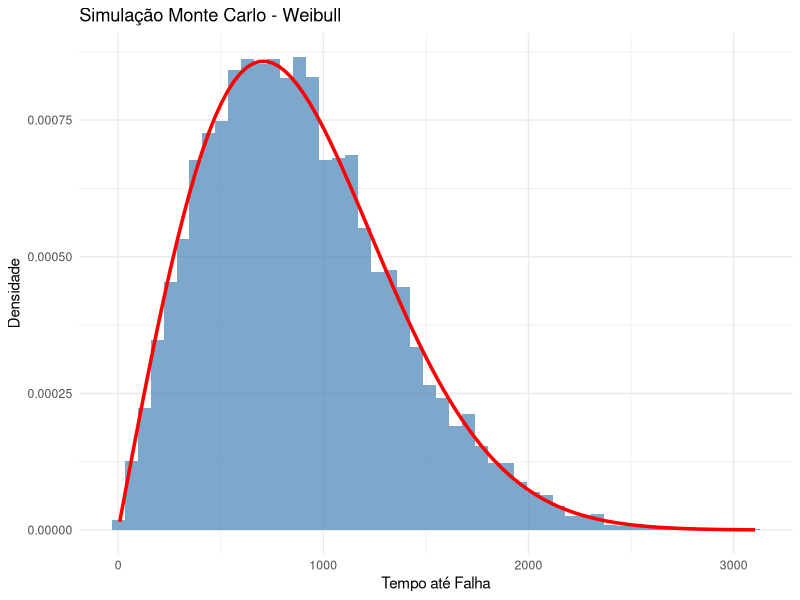
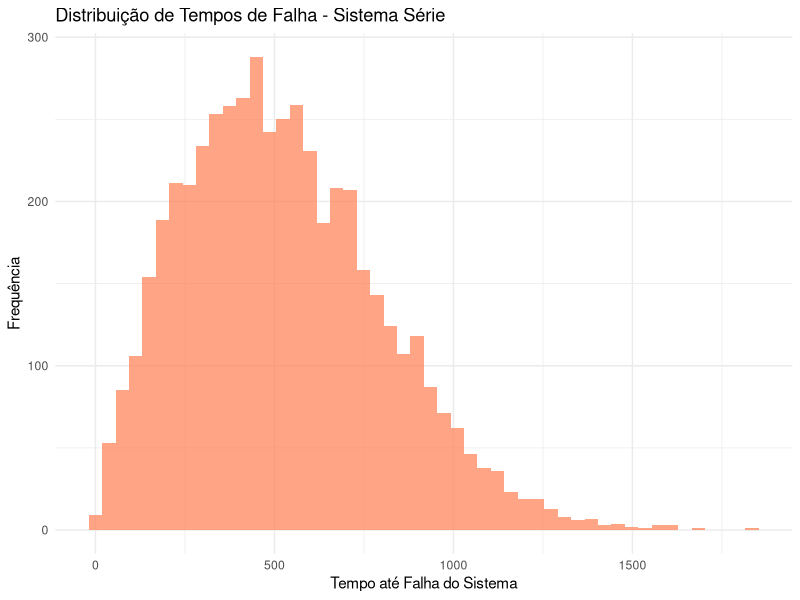
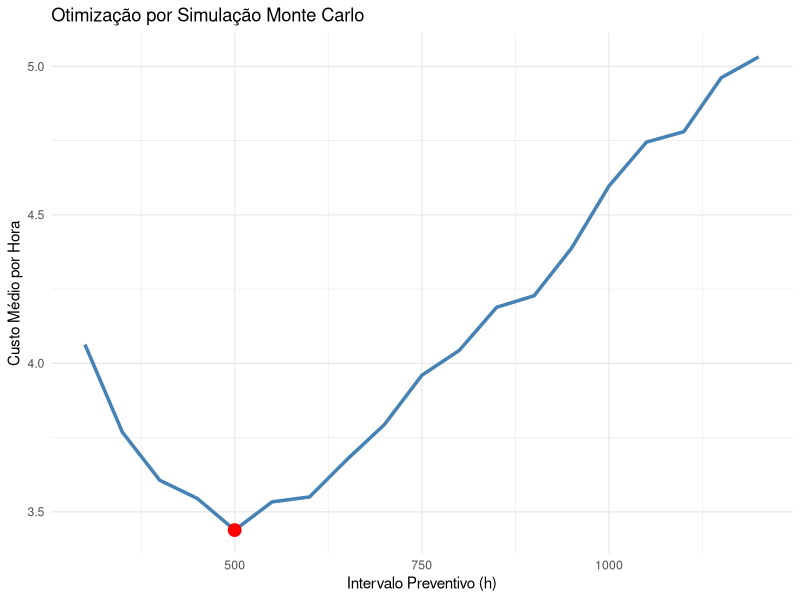
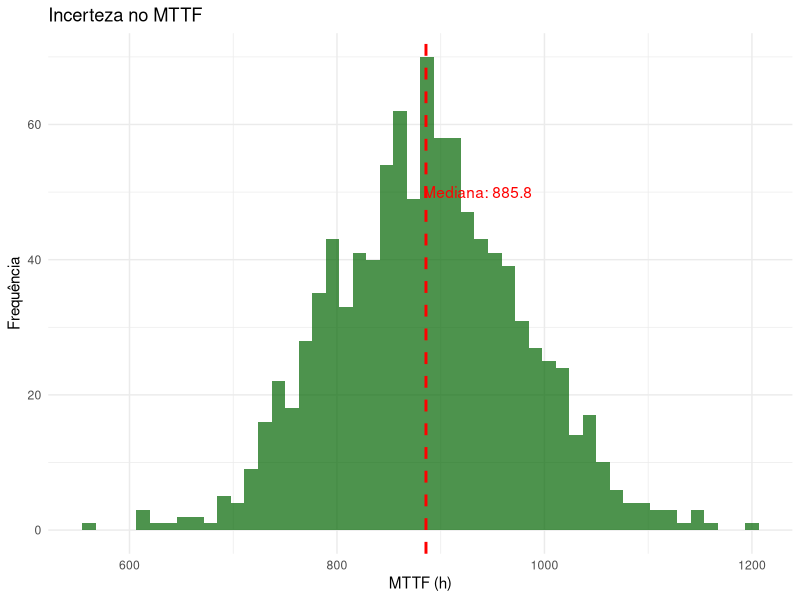

The R script that drew these images, in order:
## ---- chunk 1
#| label: simulacao-weibull
#| warning: false

library(tidyverse)

set.seed(123)

# Parâmetros
beta <- 2
eta <- 1000
n_sim <- 10000

# Simular tempos de falha
tempos_falha <- rweibull(n_sim, shape = beta, scale = eta)

# Visualizar
df_sim <- data.frame(tempo = tempos_falha)

ggplot(df_sim, aes(x = tempo)) +
  geom_histogram(aes(y = after_stat(density)),
                 bins = 50, fill = "steelblue", alpha = 0.7) +
  stat_function(fun = dweibull,
                args = list(shape = beta, scale = eta),
                color = "red", linewidth = 1.2) +
  labs(title = "Simulação Monte Carlo - Weibull",
       x = "Tempo até Falha", y = "Densidade") +
  theme_minimal()
## ---- chunk 2
#| label: estatisticas-sim

# Comparar com valores teóricos
MTTF_teorico <- eta * gamma(1 + 1/beta)
MTTF_simulado <- mean(tempos_falha)

cat("MTTF Teórico:", round(MTTF_teorico, 2), "\n")
cat("MTTF Simulado:", round(MTTF_simulado, 2), "\n")
cat("Erro relativo:", round(abs(MTTF_teorico - MTTF_simulado)/MTTF_teorico * 100, 2), "%\n")
## ---- chunk 3
#| label: sim-sistema-serie

# Simular sistema com 3 componentes em série
n_comp <- 3
n_sim <- 5000

# Parâmetros de cada componente
params <- data.frame(
  comp = 1:n_comp,
  beta = c(2, 2.5, 1.8),
  eta = c(1000, 1200, 900)
)

# Simular
set.seed(456)
falhas_sistema <- replicate(n_sim, {
  tempos_comp <- mapply(rweibull,
                        n = 1,
                        shape = params$beta,
                        scale = params$eta)
  min(tempos_comp)  # Sistema série: falha no primeiro componente
})

# MTTF do sistema
cat("MTTF Sistema Série:", round(mean(falhas_sistema), 2), "h\n")

# Visualizar
data.frame(tempo = falhas_sistema) %>%
  ggplot(aes(x = tempo)) +
  geom_histogram(bins = 50, fill = "coral", alpha = 0.7) +
  labs(title = "Distribuição de Tempos de Falha - Sistema Série",
       x = "Tempo até Falha do Sistema", y = "Frequência") +
  theme_minimal()
## ---- chunk 4
#| label: sim-politica-preventiva

# Função para simular política de manutenção
simular_manutencao <- function(T_preventivo, tempo_max,
                               beta, eta, C_prev, C_falha) {
  tempo_atual <- 0
  idade_componente <- 0
  custo_total <- 0
  n_prev <- 0
  n_falhas <- 0

  while (tempo_atual < tempo_max) {
    # Tempo até próxima falha
    tempo_falha <- rweibull(1, shape = beta, scale = eta)

    if (idade_componente + tempo_falha < T_preventivo) {
      # Falha antes da preventiva
      tempo_atual <- tempo_atual + tempo_falha + idade_componente
      custo_total <- custo_total + C_falha
      idade_componente <- 0
      n_falhas <- n_falhas + 1
    } else {
      # Preventiva executada
      tempo_atual <- tempo_atual + T_preventivo
      custo_total <- custo_total + C_prev
      idade_componente <- 0
      n_prev <- n_prev + 1
    }
  }

  list(
    custo_medio = custo_total / tempo_max,
    n_preventivas = n_prev,
    n_falhas = n_falhas
  )
}

# Parâmetros
beta <- 2.5
eta <- 1000
C_prev <- 1000
C_falha <- 5000
tempo_max <- 50000

# Testar diferentes intervalos
intervalos <- seq(300, 1200, by = 50)

resultados <- lapply(intervalos, function(Tp) {
  replicate(100, {
    sim <- simular_manutencao(Tp, tempo_max, beta, eta, C_prev, C_falha)
    sim$custo_medio
  }) %>% mean()
})

df_politicas <- data.frame(
  intervalo = intervalos,
  custo_medio = unlist(resultados)
)

# Visualizar
ggplot(df_politicas, aes(x = intervalo, y = custo_medio)) +
  geom_line(color = "steelblue", linewidth = 1.2) +
  geom_point(data = df_politicas[which.min(df_politicas$custo_medio), ],
             color = "red", size = 4) +
  labs(title = "Otimização por Simulação Monte Carlo",
       x = "Intervalo Preventivo (h)",
       y = "Custo Médio por Hora") +
  theme_minimal()
## ---- chunk 5
#| label: incerteza-parametros

# Incerteza nos parâmetros
n_sim <- 1000

# Distribuições dos parâmetros (baseadas em IC)
beta_sim <- rnorm(n_sim, mean = 2, sd = 0.2)
eta_sim <- rnorm(n_sim, mean = 1000, sd = 100)

# Calcular MTTF para cada combinação
MTTF_sim <- eta_sim * gamma(1 + 1/beta_sim)

# Visualizar incerteza
data.frame(MTTF = MTTF_sim) %>%
  ggplot(aes(x = MTTF)) +
  geom_histogram(bins = 50, fill = "darkgreen", alpha = 0.7) +
  geom_vline(xintercept = median(MTTF_sim),
             color = "red", linetype = "dashed", linewidth = 1) +
  annotate("text", x = median(MTTF_sim) + 50, y = 50,
           label = paste("Mediana:", round(median(MTTF_sim), 1)),
           color = "red") +
  labs(title = "Incerteza no MTTF",
       x = "MTTF (h)", y = "Frequência") +
  theme_minimal()

# IC 95%
ic <- quantile(MTTF_sim, c(0.025, 0.975))
cat("IC 95% para MTTF:", round(ic[1], 1), "-", round(ic[2], 1), "\n")
